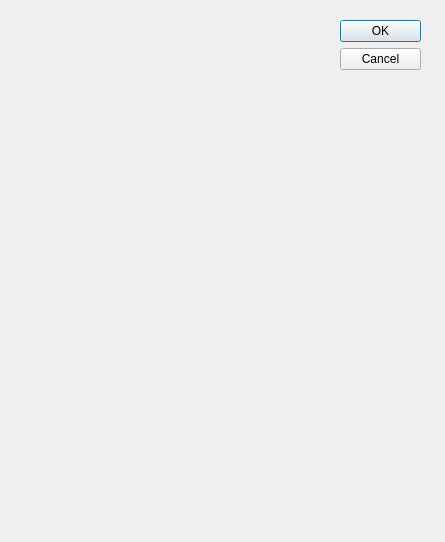
<?xml version="1.0" encoding="UTF-8"?>
<ui version="4.0">
 <class>chooseCombinations</class>
 <widget class="QDialog" name="chooseCombinations">
  <property name="geometry">
   <rect>
    <x>0</x>
    <y>0</y>
    <width>445</width>
    <height>542</height>
   </rect>
  </property>
  <property name="windowTitle">
   <string>Dialog</string>
  </property>
  <widget class="QDialogButtonBox" name="buttonBox">
   <property name="geometry">
    <rect>
     <x>340</x>
     <y>20</y>
     <width>81</width>
     <height>51</height>
    </rect>
   </property>
   <property name="orientation">
    <enum>Qt::Vertical</enum>
   </property>
   <property name="standardButtons">
    <set>QDialogButtonBox::Cancel|QDialogButtonBox::Ok</set>
   </property>
  </widget>
 </widget>
 <resources/>
 <connections>
  <connection>
   <sender>buttonBox</sender>
   <signal>accepted()</signal>
   <receiver>chooseCombinations</receiver>
   <slot>accept()</slot>
   <hints>
    <hint type="sourcelabel">
     <x>248</x>
     <y>254</y>
    </hint>
    <hint type="destinationlabel">
     <x>157</x>
     <y>274</y>
    </hint>
   </hints>
  </connection>
  <connection>
   <sender>buttonBox</sender>
   <signal>rejected()</signal>
   <receiver>chooseCombinations</receiver>
   <slot>reject()</slot>
   <hints>
    <hint type="sourcelabel">
     <x>316</x>
     <y>260</y>
    </hint>
    <hint type="destinationlabel">
     <x>286</x>
     <y>274</y>
    </hint>
   </hints>
  </connection>
 </connections>
</ui>
